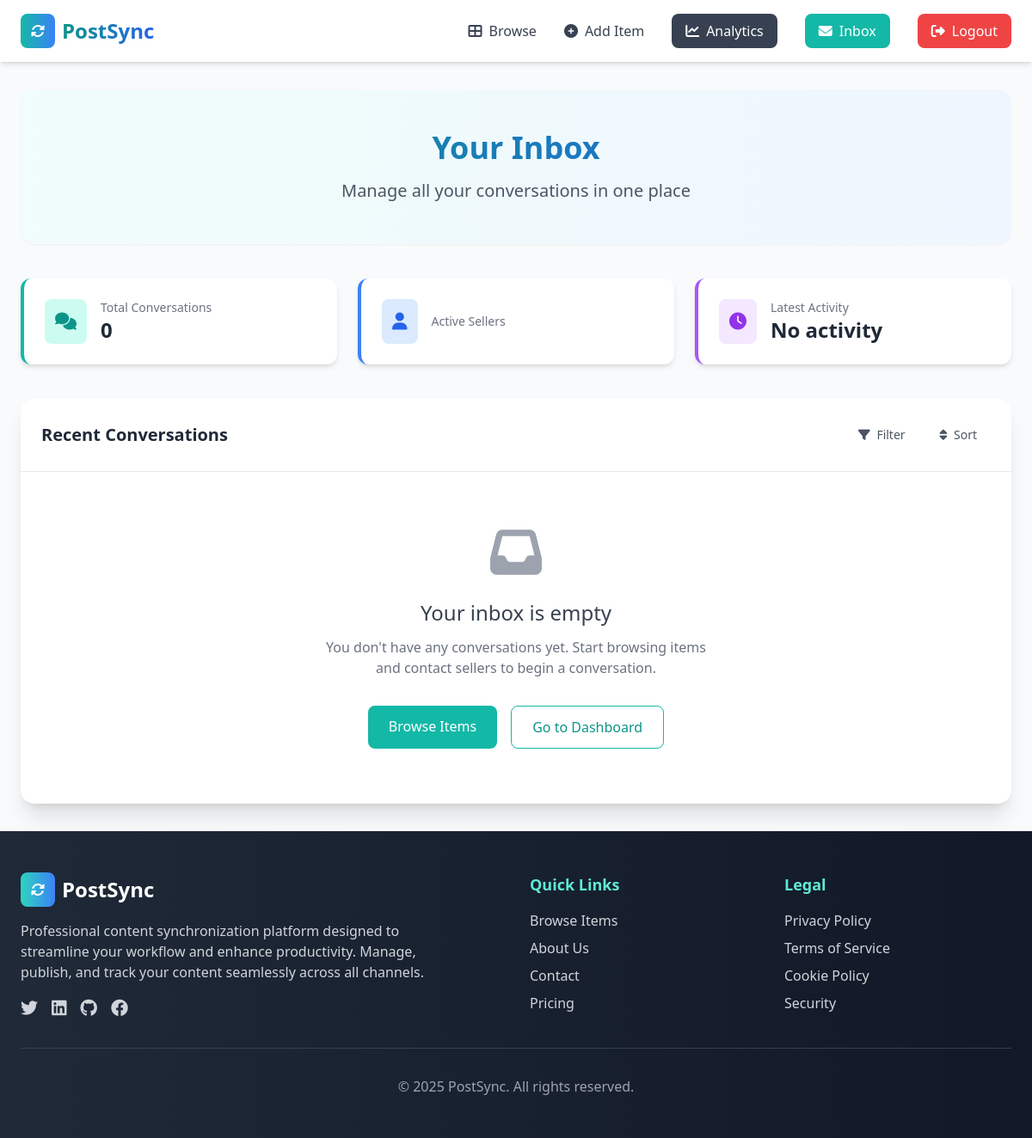
The app's page /inbox/ (signed in), older data.
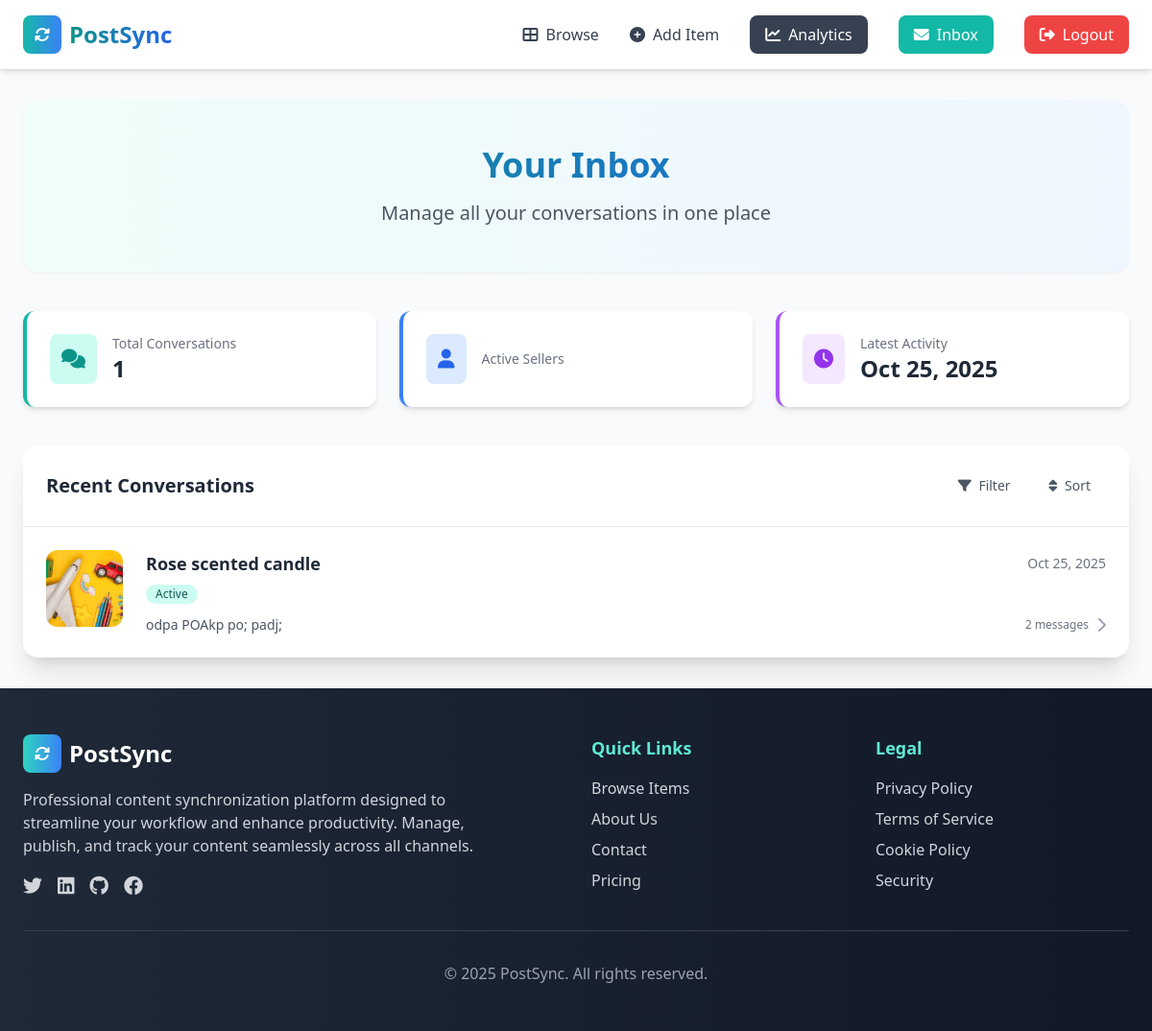
The same page, newer data.
### conversation/models.py (models this page shows)
class Conversation(models.Model):
    item=models.ForeignKey(Item,related_name='conversations', on_delete=models.CASCADE)
    members=models.ManyToManyField(User,related_name='conversations')
    created_at=models.DateTimeField(auto_now_add=True)
    modified_at=models.DateTimeField(auto_now=True)
    class Meta:
        ordering=('-modified_at',)

class ConversationMessage(models.Model):
    conversation=models.ForeignKey(Conversation,related_name='messages', on_delete=models.CASCADE)
    content=models.TextField()
    created_at=models.DateTimeField(auto_now_add=True)
    created_by=models.ForeignKey(User,related_name='conversation_messages', on_delete=models.CASCADE)

### item/models.py (models this page shows, shortened)
class Item(models.Model):
    category=models.ForeignKey(Category,related_name='items',on_delete=models.CASCADE)
    name=models.CharField(max_length=255)
    description=models.TextField(blank=True,null=True)
    price=models.FloatField()
    image=models.ImageField(upload_to='item_images',blank=True,null=True)
    is_sold=models.BooleanField(default=False)
    created_by=models.ForeignKey(User,related_name='items',on_delete=models.CASCADE)
    created_at=models.DateTimeField(auto_now_add=True)

### conversation/views.py (the view)
# urls.py: path('',views.inbox,name='inbox'),
@login_required
def inbox(request):
    conversations=Conversation.objects.filter(members__in=[request.user.id])
    return render(request,'conversation/inbox.html',{
        'conversations':conversations,
    })

### conversation/templates/conversation/inbox.html (shortened to what the changed rows need)
{% extends 'core/base.html' %}
{% block content %}
<div class="max-w-7xl mx-auto">
    <div class="mb-10 py-12 px-6 bg-gradient-to-r from-teal-50 to-blue-50 rounded-2xl shadow-sm">
        <div class="text-center">
            <h1 class="text-4xl font-bold mb-4 bg-gradient-to-r from-teal-600 to-blue-600 bg-clip-text text-transparent">
            </h1>
        </div>
    </div>
    <div class="grid grid-cols-1 md:grid-cols-3 gap-6 mb-10">
        <div class="bg-white rounded-xl shadow-md p-6 border-l-4 border-teal-500">
            <div class="flex items-center">
                <div>
                    <p class="text-sm text-gray-500">Total Conversations</p>
                    <p class="text-2xl font-bold text-gray-800">{{ conversations|length }}</p>
                </div>
            </div>
        </div>
        <div class="bg-white rounded-xl shadow-md p-6 border-l-4 border-purple-500">
            <div class="flex items-center">
                <div><p class="text-sm text-gray-500">Latest Activity</p>
{% if conversations %}
    {% with first_conversation=conversations.first %}
        <p class="text-2xl font-bold text-gray-800">
            {{ first_conversation.modified_at|date:"M d, Y" }}
        </p>
                    {% endwith %}
                {% else %}
                    <p class="text-2xl font-bold text-gray-800">No activity</p>
                {% endif %}
                </div>
            </div>
        </div>
    </div>
    <div class="bg-white rounded-2xl shadow-xl overflow-hidden">
        <div class="p-6 border-b border-gray-200">
            <div class="flex justify-between items-center">
                <h2 class="text-xl font-bold text-gray-800">Recent Conversations</h2>
            </div>
        </div>
        <div class="divide-y divide-gray-100">
            {% if conversations %}
                {% for conversation in conversations %}
                <a href="{% url 'conversation:detail' conversation.id %}" class="block hover:bg-gray-50 transition-colors duration-200">
                    <div class="p-6">
                        <div class="flex items-start">
                            <div class="flex-shrink-0 mr-6">
                                <img src="{{ conversation.item.image.url }}" alt="{{ conversation.item.name }}" class="w-20 h-20 rounded-xl object-cover shadow-sm">
                            </div>
                            <div class="flex-grow min-w-0">
                                <div class="flex items-center justify-between mb-2">
                                    <h3 class="text-lg font-bold text-gray-800 truncate">{{ conversation.item.name }}</h3>
                                    <span class="text-sm text-gray-500 whitespace-nowrap">{{ conversation.modified_at|date:"M d, Y" }}</span>
                                </div>
                                <div class="flex items-center mb-3">
                                    <span class="inline-flex items-center px-2.5 py-0.5 rounded-full text-xs font-medium bg-teal-100 text-teal-800">
                                        Active
                                    </span>
                                </div>
                                <div class="flex items-center justify-between">
                                    <p class="text-gray-600 text-sm truncate max-w-md">
                                        {% if conversation.messages.all %}
                                            {{ conversation.messages.last.content|truncatewords:10 }}
                                        {% else %}
                                            No messages yet
                                        {% endif %}
                                    </p>
                                    <div class="flex items-center">
                                        {% if conversation.messages.all %}
                                            <span class="text-xs text-gray-500 mr-2">{{ conversation.messages.count }} message{{ conversation.messages.count|pluralize }}</span>
                                        {% endif %}
                                        <i class="fas fa-chevron-right text-gray-400"></i>
                                    </div>
                                </div>
                            </div>
                        </div>
                    </div>
                </a>
                {% endfor %}
            {% else %}
                <div class="p-16 text-center">
                    <div class="text-gray-400 mb-6">
                        <i class="fas fa-inbox text-6xl"></i>
                    </div>
                    <h3 class="text-2xl font-medium text-gray-700 mb-3">Your inbox is empty</h3>
                    <p class="text-gray-500 max-w-md mx-auto mb-8">
                        You don't have any conversations yet. Start browsing items and contact sellers to begin a conversation.
                    </p>
                    <div class="flex justify-center space-x-4">
                        <a href="{% url 'item:items' %}" class="px-6 py-3 bg-teal-500 text-white rounded-lg hover:bg-teal-600 transition-colors duration-300">
                            Browse Items
                        </a>
                        <a href="{% url 'dashboard:index' %}" class="px-6 py-3 bg-white text-teal-600 border border-teal-500 rounded-lg hover:bg-teal-50 transition-colors duration-300">
                            Go to Dashboard
                        </a>
                    </div>
                </div>
            {% endif %}
        </div>
    </div>
</div>
{% endblock %}

Row changes from the older to the newer data that the page shows:
added Conversation: modified_at "Oct 25, 2025", item.image (picture), item.name "Rose scented candle", messages.last.content "odpa POAkp po; padj;", messages.count "2"
Text that changed along with them:
{{ conversations|length }}: "0" → "1"
text no longer shown: "No activity Your inbox is empty You don't have any conversations yet. Start browsing items and contact sellers to begin a conversation. Browse Items Go to Dashboard"
